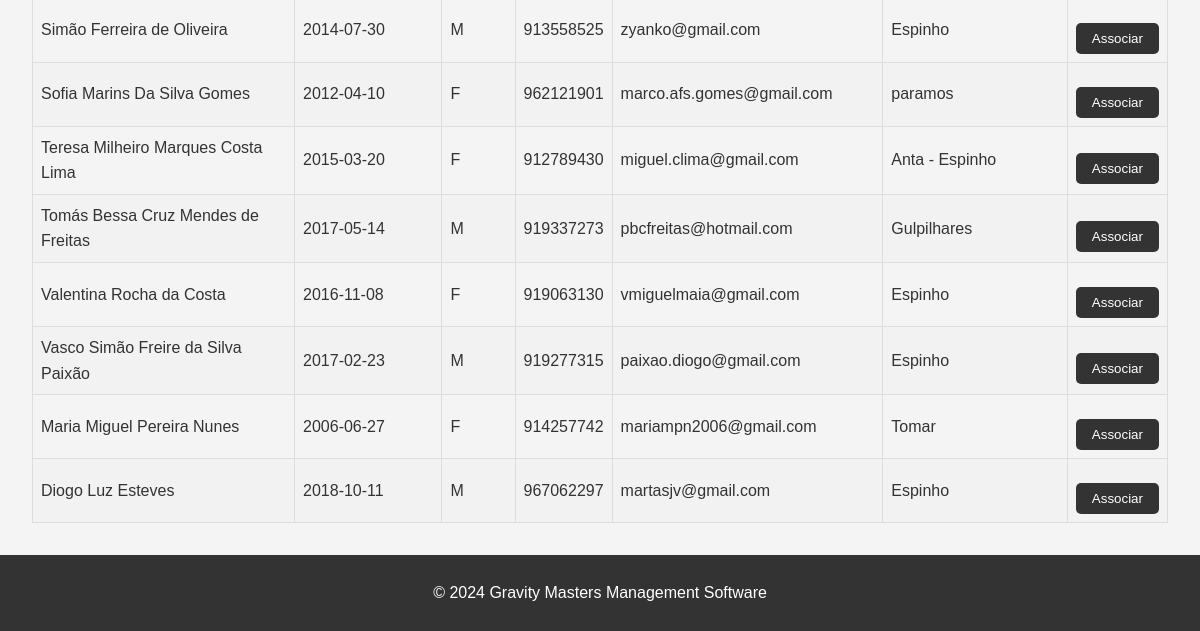
The page /frontend/assign_discipline.php (lower part) on the database as committed earlier.
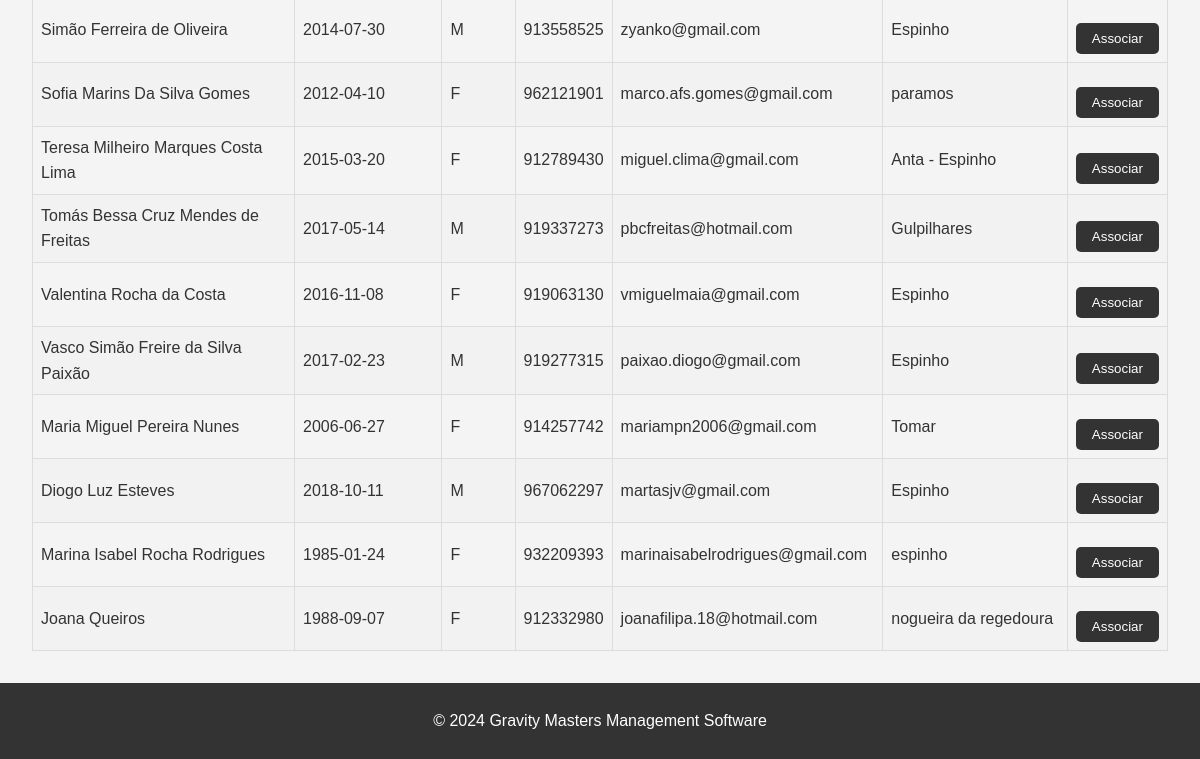
The same page on the database as committed later.
### tables this page shows
CREATE TABLE "Athlete" (
    idAthlete INTEGER PRIMARY KEY AUTOINCREMENT,
    name VARCHAR(255) NOT NULL,
    birthday DATE,
    genre VARCHAR(1) NOT NULL,
    mobile VARCHAR(20),
    email VARCHAR(255), username TEXT,
    password VARCHAR(255),
    address VARCHAR(255),
    ageGroup VARCHAR(255), "fgpNumber" TEXT, "tag_uid" TEXT,
    UNIQUE(idAthlete)
);

### frontend/assign_discipline.php (the view, shortened to what this page needs)
<!DOCTYPE html>
<html lang="pt">
<head>
    <link rel="stylesheet" href="../css/assign_discipline.css">
</head>
<body>
    <main>
        <table id="athleteTable">
            <tbody>
                <?php
                include '../backend/db_connect.php';
                try {
                    $sql = "SELECT idAthlete, name, birthday, genre, mobile, email, address FROM Athlete";
                    $stmt = $conn->query($sql);
                    while ($row = $stmt->fetch(PDO::FETCH_ASSOC)) {
                        echo "<tr>";
                        echo "<td>{$row['name']}</td>";
                        echo "<td>{$row['birthday']}</td>";
                        echo "<td>{$row['genre']}</td>";
                        echo "<td>{$row['mobile']}</td>";
                        echo "<td>{$row['email']}</td>";
                        echo "<td>{$row['address']}</td>";
                        echo "<td>
                                 <form action='../backend/assign_discipline.php' method='POST' onsubmit='return validateForm(this);'>
                                     <input type='hidden' name='athlete_id' value='{$row['idAthlete']}'>
                                     <input type='hidden' name='discipline' value='' class='disciplineInput'>
                                     <button type='submit'>Associar</button>
                                 </form>
                              </td>";
                        echo "</tr>";
                    }
                } catch (Exception $e) {
                    echo "<tr><td colspan='7'>Erro: " . $e->getMessage() . "</td></tr>";
                }
                ?>
            </tbody>
        </table>
    </main>
    <footer>
        <p>&copy; 2024 Gravity Masters Management Software</p>
    </footer>
</body>
</html>

### css/assign_discipline.css (style rules this page uses)
* { margin: 0; padding: 0; box-sizing: border-box; }
body { font-family: Arial, sans-serif; line-height: 1.6; background-color: #f4f4f4; color: #333; display: flex; flex-direction: column; min-height: 100vh; }
main { flex: 1; padding: 2rem; text-align: center; }
table { width: 100%; border-collapse: collapse; margin-top: 1rem; }
tr:nth-child(even) { background-color: #f2f2f2; }
footer { background-color: #333; color: #fff; text-align: center; padding: 25px; position: sticky; top:100%; bottom: 0; width: 100%; }

Rows that differ between the two databases and show on the page:
added athlete: name "Marina Isabel Rocha Rodrigues", birthday "1985-01-24", genre "F", mobile "932209393", email "marinaisabelrodrigues@gmail.com", address "espinho"
added athlete: name "Joana Queiros", birthday "1988-09-07", genre "F", mobile "912332980", email "joanafilipa.18@hotmail.com", address "nogueira da regedoura"
